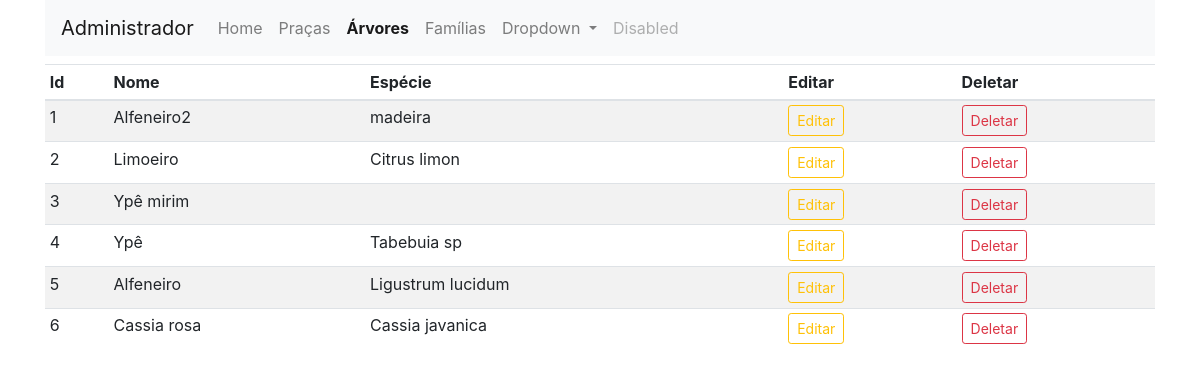
Page /arvores (signed in) on the earlier database version.
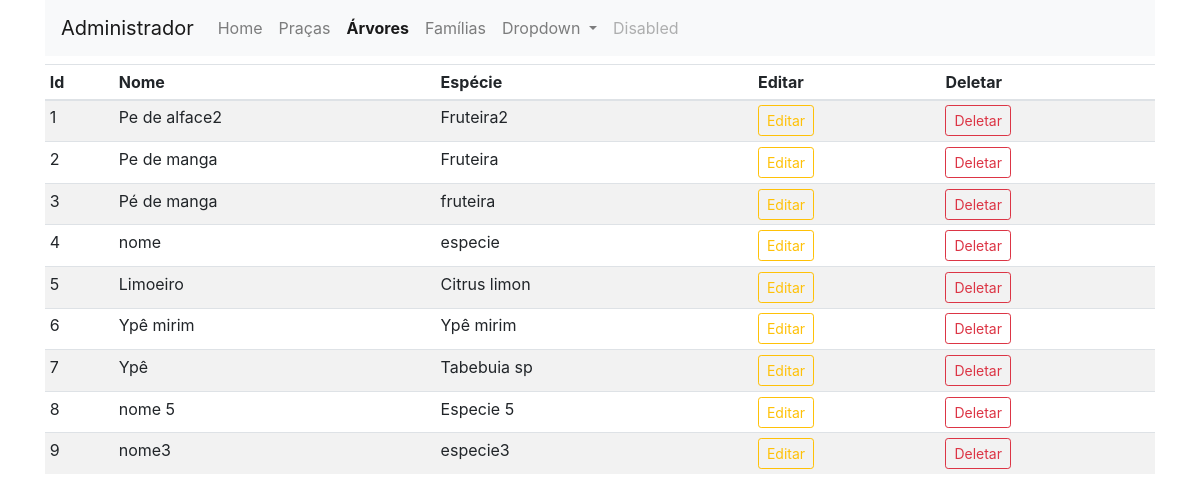
Same page on the later database version.
### app_arbo/trees/models.py (models this page shows)
class Arvore (db.Model):
    id=db.Column(db.Integer,primary_key=True)
    name=db.Column(db.String(30),nullable=False,unique=True)
    especie=db.Column(db.String(100),nullable=False,unique=True) #teste

### app_arbo/admin/rotas.py (the view)
@app.route('/arvores')
def arvores():
    if 'email' not in session:
        flash(f'Favor faça seu login no sistema.', 'success')
        return redirect(url_for('login'))
    arvores = Arvore.query.order_by(Arvore.id.desc()).all()
    return render_template('admin/arvores.html', title='Página Árvores', arvores=arvores)

### app_arbo/templates/admin/arvores.html (shortened to what this page needs)
{% extends 'layouts.html' %}
{% block content %}
<div class="container">
    <nav class="navbar navbar-expand-lg navbar-light bg-light">
        <a class="navbar-brand" href="/admin">Administrador</a>
        <div class="collapse navbar-collapse" id="navbarSupportedContent">
          <ul class="navbar-nav mr-auto">
            <li class="nav-item ">
              <a class="nav-link" href="/admin">Home <span class="sr-only">(current)</span></a>
            </li>
            <li class="nav-item">
              <a class="nav-link" href="/pracas">Praças</a>
            </li>
            <li class="nav-item active">
              <a class="nav-link" href="/arvores"><strong>Árvores</strong></a>
            </li>
            <li class="nav-item">
              <a class="nav-link" href="/familias">Famílias</a>
            </li>
            <li class="nav-item dropdown">
              <a class="nav-link dropdown-toggle" href="#" id="navbarDropdown" role="button" data-toggle="dropdown" aria-haspopup="true" aria-expanded="false">
                Dropdown
              </a>
            </li>
            <li class="nav-item">
              <a class="nav-link disabled" href="#" tabindex="-1" aria-disabled="true">Disabled</a>
            </li>
          </ul>
        </div>
      </nav>
</div>
<div class="container mt-2">
    <table class="table table-sm table-striped">
        <thead>
            <th>Id</th>
            <th>Nome</th>
            <th>Espécie</th>
            <th></th>
            <th>Editar</th>
            <th>Deletar</th>
        </thead>
        <tbody>
            {% if arvores %}
            {% for arvore in arvores %}
            <tr>
                <td>{{loop.index}}</td>
                <td>{{arvore.name}}</td>
                <td>{{arvore.especie}}</td>
                <td></td>
                <td><a href="{{url_for('updatearvore', id=arvore.id)}}" class="btn btn-sm btn-outline-warning">Editar</a></td>
                <td><a href="" class="btn btn-sm btn-outline-danger">Deletar</a></td>
            </tr>
            {% endfor %}
            {% endif %}
        </tbody>
    </table>
</div>
{% endblock content %}

### app_arbo/templates/layouts.html (shortened to what this page needs)
<!doctype html>
<html lang="pt-br">
  <head>
    <link rel="stylesheet" href="{{url_for('static', filename='css/bootstrap.min.css')}}">
  </head>
  <body>
{% block content %}
{% endblock content %}
  </body>
</html>

Differences in the rows shown:
removed Arvore: name "Alfeneiro2", especie "madeira"
removed Arvore: name "Alfeneiro", especie "Ligustrum lucidum"
removed Arvore: name "Cassia rosa", especie "Cassia javanica"
added Arvore: name "Pe de alface2", especie "Fruteira2"
added Arvore: name "Pe de manga", especie "Fruteira"
added Arvore: name "Pé de manga", especie "fruteira"
added Arvore: name "nome", especie "especie"
changed Arvore "Ypê mirim": especie (not shown) → "Ypê mirim"
added Arvore: name "nome 5", especie "Especie 5"
added Arvore: name "nome3", especie "especie3"
